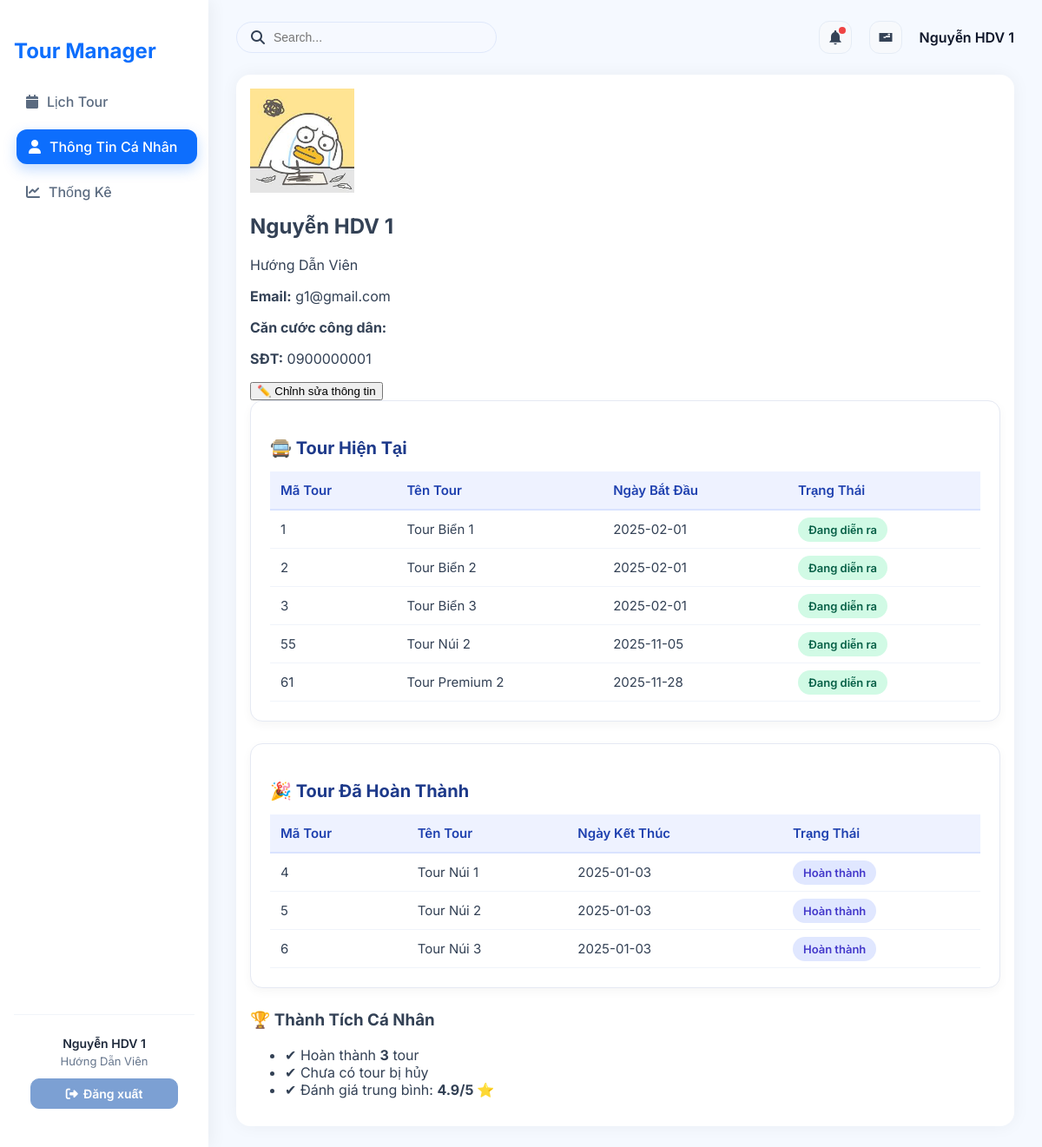
The page /?action=profile-info (signed in) on the database as committed earlier.
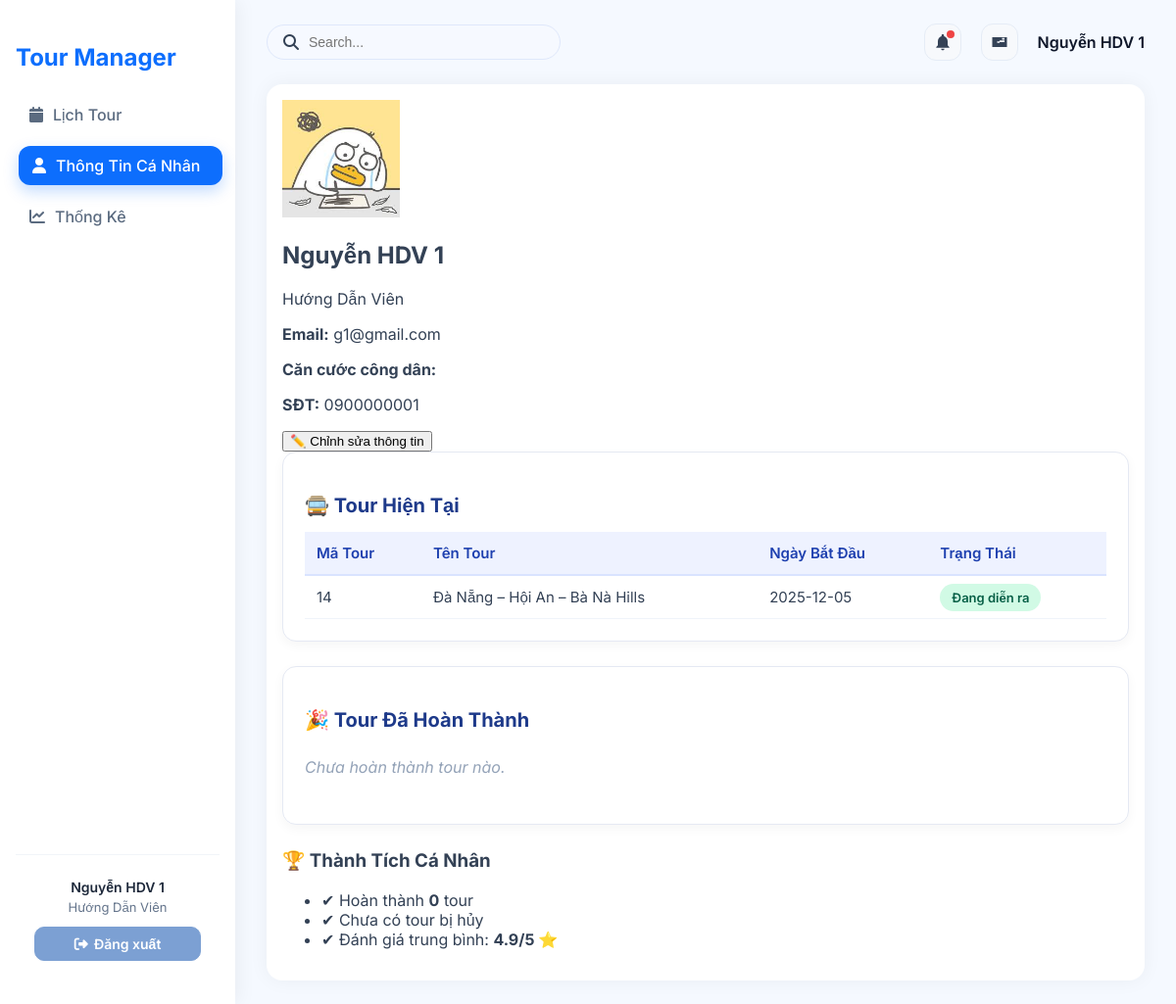
The same page on the database as committed later.
### tables this page shows
CREATE TABLE `guides` (
  `guide_id` int NOT NULL,
  `user_id` int DEFAULT NULL,
  `experience_years` int DEFAULT '0',
  `specialization` varchar(255) DEFAULT NULL,
  `avatar` varchar(255) DEFAULT NULL,
  `note` text
);

CREATE TABLE `users` (
  `user_id` int NOT NULL,
  `username` varchar(50) NOT NULL,
  `password` varchar(255) NOT NULL,
  `role` enum('admin','guide') NOT NULL DEFAULT 'guide',
  `name` varchar(100) DEFAULT NULL,
  `email` varchar(100) DEFAULT NULL,
  `phone` varchar(20) DEFAULT NULL
);

CREATE TABLE `bookings` (
  `booking_id` int NOT NULL,
  `tour_id` int DEFAULT NULL,
  `guide_id` int DEFAULT NULL,
  `hotel_id` int DEFAULT NULL,
  `vehicle_id` int DEFAULT NULL,
  `status` enum('sap_dien_ra','dang_dien_ra','cho_xac_nhan_ket_thuc','da_hoan_thanh','da_huy') NOT NULL DEFAULT 'sap_dien_ra',
  `report` text,
  `created_at` timestamp NULL DEFAULT CURRENT_TIMESTAMP,
  `start_date` date DEFAULT NULL,
  `end_date` date DEFAULT NULL,
  `total_price` decimal(12,2) NOT NULL DEFAULT '0.00'
);

CREATE TABLE `tours` (
  `tour_id` int NOT NULL,
  `tour_name` varchar(150) NOT NULL,
  `description` text,
  `price_adult` int NOT NULL DEFAULT '0',
  `price_child` int NOT NULL DEFAULT '0',
  `days` int NOT NULL DEFAULT '1',
  `category_id` int DEFAULT NULL,
  `tour_images` varchar(255) DEFAULT NULL
);

### controllers/ProfileController.php (called while the page is built, shortened)
<?php
class ProfileController
{
    private $UsersQuery;
    public function __construct()
    {
        $this->UsersQuery = new UsersQuery();
    }
    public function profileInfo()
    {
        $user_id = $_SESSION['user']['id'];
        $user = $this->UsersQuery->findUser($user_id);
        $guide = $this->UsersQuery->getGuideByUserId($user_id);
        $ongoingTours = $this->UsersQuery->getGuideTours($user_id, 'dang_dien_ra');
        $completedTours = $this->UsersQuery->getGuideTours($user_id, 'da_hoan_thanh');
        require './views/Profile/Profile.php';
    }
}

### routes/index.php (called while the page is built)
<?php
$action = $_GET['action'] ?? '/';
match ($action) {
    '/' => (new AuthController)->home(),
    'admin' => require './views/admin.php',
    'login' => (new AuthController)->login(),
    'logout' => (new AuthController)->logout(),
    'admin-listTours' => require './views/admin.php',
    'admin-createTours' => require './views/admin.php',
    'admin-updateTours' => require './views/admin.php',
    'admin-listUsers' => require './views/admin.php',
    'admin-createUsers' => require './views/admin.php',
    'admin-updateUsers' => require './views/admin.php',
    'admin-listCategory' => require './views/admin.php',
    'admin-createCategory' => require './views/admin.php',
    'admin-updateCategory' => require './views/admin.php',
    'admin-listCustomer' => require './views/admin.php',
    'admin-createCustomer' => require './views/admin.php',
    'admin-updateCustomer' => require './views/admin.php',
    'admin-listDiscount' => require './views/admin.php',
    'admin-createDiscount' => require './views/admin.php',
    'admin-updateDiscount' => require './views/admin.php',
    'admin-listGuide' => require './views/admin.php',
    'admin-createGuide' => require './views/admin.php',
    'admin-updateGuide' => require './views/admin.php',
    'admin-listTourGuide' => require './views/admin.php',
    'admin-createTourGuide' => require './views/admin.php',
    'admin-updateTourGuide' => require './views/admin.php',
    'admin-listHotel' => require './views/admin.php',
    'admin-createHotel' => require './views/admin.php',
    'admin-updateHotel' => require './views/admin.php',
    'admin-listVehicles' => require './views/admin.php',
    'admin-createVehicles' => require './views/admin.php',
    'admin-updateVehicles' => require './views/admin.php',
    'admin-listReport' => require './views/admin.php',
    'admin-createReport' => require './views/admin.php',
    'admin-updateReport' => require './views/admin.php',
    default => require './views/admin.php',
};

### index.php (called while the page is built, shortened)
<?php
spl_autoload_register(function ($class) {
    $fileName = "$class.php";
    $fileModel              = PATH_MODEL . $fileName;
});
require_once './routes/index.php';

### models/BaseModel.php (called while the page is built, shortened)
<?php
class BaseModel
{
    public function __construct()
    {
        $dsn = sprintf('mysql:host=%s;port=%s;dbname=%s;charset=utf8', DB_HOST, DB_PORT, DB_NAME);
        try {
            $this->pdo = new PDO($dsn, DB_USERNAME, DB_PASSWORD, DB_OPTIONS);
        } catch (PDOException $e) {
            die("Kết nối cơ sở dữ liệu thất bại: {$e->getMessage()}. Vui lòng thử lại sau.");
        }
    }
}

### models/UsersQuery.php (called while the page is built, shortened)
<?php
class UsersQuery extends BaseModel
{
    public function findUser($id)
    {
        $sql = "SELECT * FROM users WHERE user_id = :id";
        $stmt = $this->pdo->prepare($sql);
        $stmt->bindParam(':id', $id);
        $stmt->execute();
        return $stmt->fetch(PDO::FETCH_ASSOC);
    }
   public function getGuideByUserId($uid)
{
    $sql = "SELECT * FROM guides WHERE user_id = :uid";
    $stm = $this->pdo->prepare($sql);
    $stm->execute([':uid' => $uid]);
    return $stm->fetch(PDO::FETCH_ASSOC);
}
public function getGuideTours($user_id, $status = null)
{
    $sql = "
        SELECT
            b.*, t.tour_name
        FROM bookings b
        JOIN tours t ON b.tour_id = t.tour_id
        JOIN guides g ON b.guide_id = g.guide_id
        WHERE g.user_id = :uid
    ";
    if ($status !== null) {
        $sql .= " AND b.status = :status ";
    }
    $stm = $this->pdo->prepare($sql);
    $stm->bindParam(':uid', $user_id);
    if ($status !== null) {
        $stm->bindParam(':status', $status);
    }
    $stm->execute();
    return $stm->fetchAll(PDO::FETCH_ASSOC);
}
}
?>

### views/Profile/Profile.php (the view, shortened to what the rows shown need)
<div class="profile-wrapper">
    <div class="profile-left">
        <img src="<?= BASE_ASSETS_UPLOADS . ($guide['avatar'] ?? 'default.png') ?>" class="rounded shadow-sm"
            width="120">
        <h2 class="profile-name"><?= $user['name'] ?></h2>
        <p class="role"><?= $user['role'] == 'guide' ? 'Hướng Dẫn Viên' : 'Quản Trị Viên' ?></p>
        <div class="info-block">
            <p><strong>Email:</strong> <?= $user['email'] ?></p>
            <p><strong>Căn cước công dân:</strong> <?= $user['cccd'] ?></p>
            <p><strong>SĐT:</strong> <?= $user['phone'] ?></p>
        </div>
        <button class="btn-edit" onclick="openEdit()">✏️ Chỉnh sửa thông tin</button>
    </div>
    <div class="profile-card-table">
        <h3>🚍 Tour Hiện Tại</h3>
        <?php if (!empty($ongoingTours)) { ?>
            <table class="tour-table">
                <tr>
                    <th>Mã Tour</th>
                    <th>Tên Tour</th>
                    <th>Ngày Bắt Đầu</th>
                    <th>Trạng Thái</th>
                </tr>
                <?php foreach ($ongoingTours as $t) { ?>
                    <tr>
                        <td><?= $t['booking_id'] ?></td>
                        <td><?= $t['tour_name'] ?></td>
                        <td><?= $t['start_date'] ?></td>
                        <td><span class="badge-status status-processing">Đang diễn ra</span></td>
                    </tr>
                <?php } ?>
            </table>
        <?php } else { ?>
            <p class="empty">Không có tour nào đang diễn ra.</p>
        <?php } ?>
    </div>
    <div class="profile-card-table">
        <h3>🎉 Tour Đã Hoàn Thành</h3>
        <?php if (!empty($completedTours)) { ?>
            <table class="tour-table">
                <tr>
                    <th>Mã Tour</th>
                    <th>Tên Tour</th>
                    <th>Ngày Kết Thúc</th>
                    <th>Trạng Thái</th>
                </tr>
                <?php foreach ($completedTours as $t) { ?>
                    <tr>
                        <td><?= $t['booking_id'] ?></td>
                        <td><?= $t['tour_name'] ?></td>
                        <td><?= $t['end_date'] ?></td>
                        <td><span class="badge-status status-done">Hoàn thành</span></td>
                    </tr>
                <?php } ?>
            </table>
        <?php } else { ?>
            <p class="empty">Chưa hoàn thành tour nào.</p>
        <?php } ?>
    </div>
    <div class="card">
        <h3>🏆 Thành Tích Cá Nhân</h3>
        <ul class="achievements">
            <li>✔ Hoàn thành <strong><?= count($completedTours) ?></strong> tour</li>
            <li>✔ Chưa có tour bị hủy</li>
            <li>✔ Đánh giá trung bình: <strong>4.9/5 ⭐</strong></li>
        </ul>
    </div>
</div>
</div>

Rows that differ between the two databases and show on the page:
removed bookings: booking_id "1", tour.tour_name "Tour Biển 1", start_date "2025-02-01", shown under "🚍 Tour Hiện Tại"
removed bookings: booking_id "2", tour.tour_name "Tour Biển 2", start_date "2025-02-01", shown under "🚍 Tour Hiện Tại"
removed bookings: booking_id "3", tour.tour_name "Tour Biển 3", start_date "2025-02-01", shown under "🚍 Tour Hiện Tại"
removed bookings: booking_id "55", tour.tour_name "Tour Núi 2", start_date "2025-11-05", shown under "🚍 Tour Hiện Tại"
removed bookings: booking_id "61", tour.tour_name "Tour Premium 2", start_date "2025-11-28", shown under "🚍 Tour Hiện Tại"
removed bookings: booking_id "4", tour.tour_name "Tour Núi 1", end_date "2025-01-03", shown under "🎉 Tour Đã Hoàn Thành"
removed bookings: booking_id "5", tour.tour_name "Tour Núi 2", end_date "2025-01-03", shown under "🎉 Tour Đã Hoàn Thành"
removed bookings: booking_id "6", tour.tour_name "Tour Núi 3", end_date "2025-01-03", shown under "🎉 Tour Đã Hoàn Thành"
now on this page (row edited): bookings: booking_id "14", tour.tour_name "Đà Nẵng – Hội An – Bà Nà Hills", start_date "2025-12-05", shown under "🚍 Tour Hiện Tại"
Other text that changed with them:
count($completedTours): "3" → "0"
text no longer shown: "Mã Tour Tên Tour Ngày Kết Thúc Trạng Thái"
text now shown: "Chưa hoàn thành tour nào."
